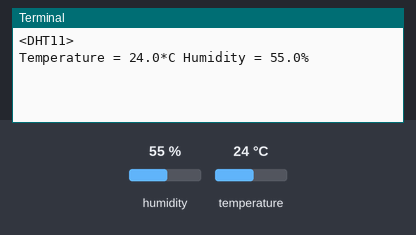
Bench run of a program on a simulated Raspberry Pi (BCM pin numbers). On the bench: the last lines printed to the terminal. The test bench sets the inputs (shaded band); at power-on: humidity 55 %, temperature 24 °C.

Above: at 1.2 s.
1.3 s: humidity set to 22 %
At 3.9 s:
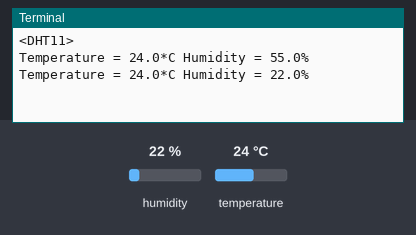
4.3 s: temperature set to 12 °C
At 5.2 s:
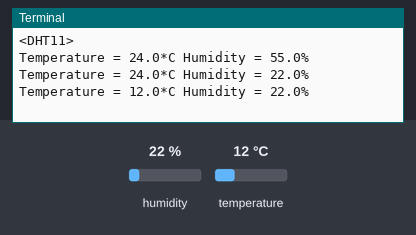
7.3 s: humidity set to 40 %
At 10.0 s:
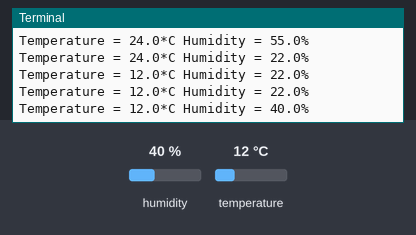
Timing chart, 0 to 11.5 s (numbered marks = the images above; inputs shaded):
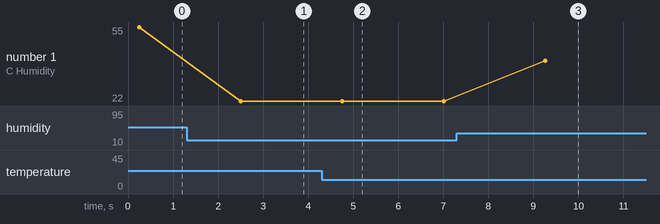

Measured:
- after the input at 1.3 s, the terminal: prints a new line after 1.2 s (image 1)
- after the input at 4.3 s, the terminal: prints a new line after 0.46 s (image 2)
- after the input at 7.3 s, the terminal: prints a new line after 2.0 s (image 3)
- plotted number 1: 55 → 22 after the input at 1.3 s, 22 → 40 after the input at 7.3 s

The program:

dh11_2.py
```python
import time
import adafruit_dht
import RPi.GPIO as GPIO
import board

sensor = adafruit_dht.DHT11(board.D18)
print(sensor)

try:

    while True :
        c = sensor.temperature
        h = sensor.humidity

        if h is not None and c is not None :
            print("Temperature = {0:0.1f}*C Humidity = {1:0.1f}%".format(c, h))

        else :
            print('Read error')

        time.sleep(2)

except KeyboardInterrupt:
    GPIO.clear(sensor)
```
